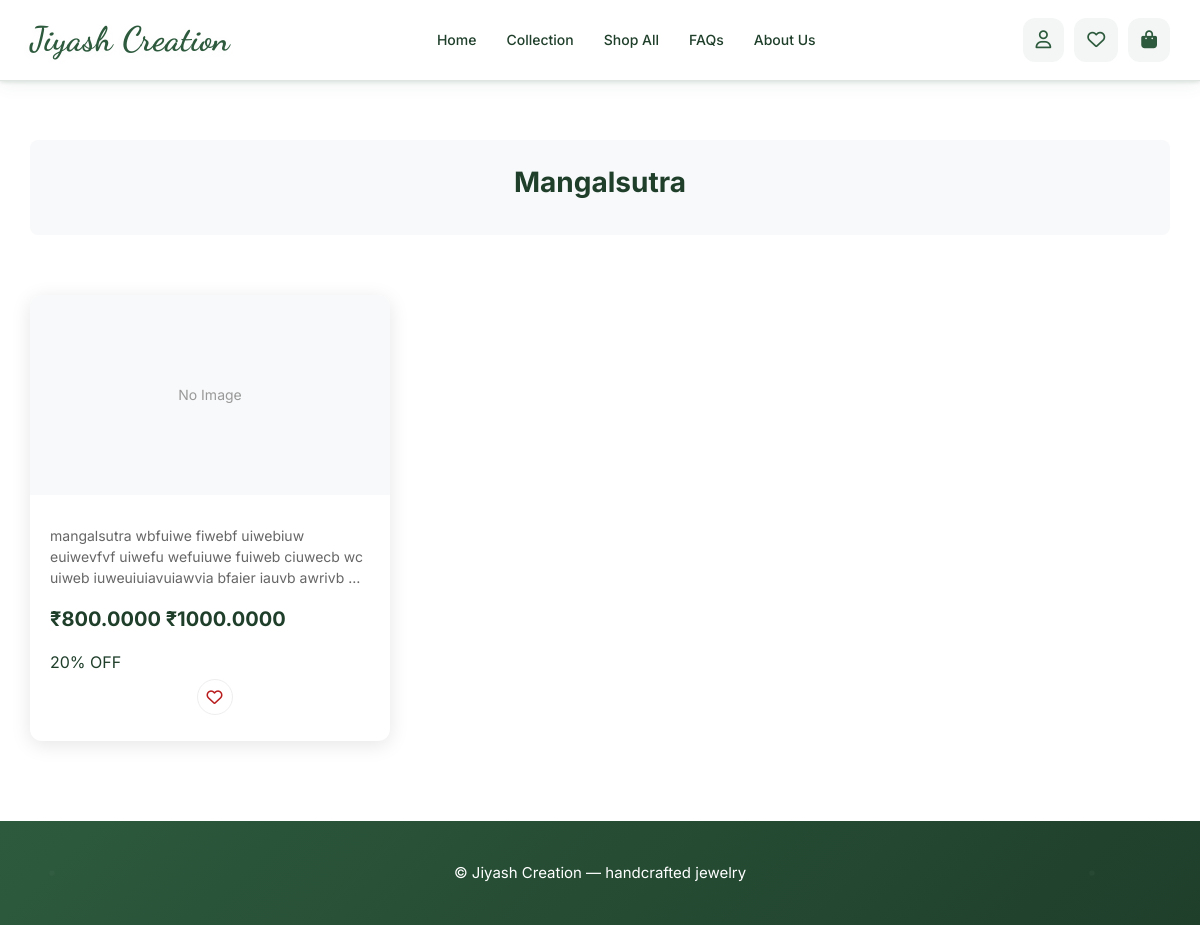
The page /subcategory/imitation/56/ on the database its author committed.
### app/models.py (models this page shows, shortened)
class ImitationSubCategory(models.Model):
    imitation_category = models.ForeignKey(ImitationCategory, on_delete=models.CASCADE, related_name='subcategory', default=1)
    name = models.CharField(max_length=100, default='Unnamed Imitation SubCategory')
    image = models.ImageField(upload_to='imitation_subcategory/', blank=True, null=True)
    is_active = models.BooleanField(default=True)
    class Meta:
        verbose_name = "Imitation SubCategory"
        verbose_name_plural = "Imitation SubCategory"

class ImitationProduct(models.Model):
    name = models.CharField(max_length=200, default='Unnamed Imitation Product')
    description = models.TextField(blank=True, null=True, default='')
    image1 = models.ImageField(upload_to='imitation_products/', blank=True, null=True)
    image2 = models.ImageField(upload_to='imitation_products/', blank=True, null=True)
    image3 = models.ImageField(upload_to='imitation_products/', blank=True, null=True)
    video = models.FileField(upload_to='imitation_products/videos/', blank=True, null=True)
    category = models.ForeignKey(ImitationCategory, on_delete=models.CASCADE, related_name='imitation_products', default=1)
    subcategory = models.ForeignKey(ImitationSubCategory, on_delete=models.CASCADE, related_name='imitation_products', default=1)
    original_price = models.DecimalField(max_digits=12, decimal_places=2, default=0.0)
    selling_price = models.DecimalField(max_digits=12, decimal_places=2, default=0.0)
    weight = models.DecimalField(max_digits=10, decimal_places=2, default=0.0)
    material_details = models.CharField(max_length=100, default='Brass')
    stock_quantity = models.PositiveIntegerField(default=0)
    is_active = models.BooleanField(default=True)
    created_at = models.DateTimeField(default=timezone.now)
    updated_at = models.DateTimeField(auto_now=True)
    objects = ProductManager()
    all_objects = models.Manager()  # Access to all objects including inactive
    class Meta:
        verbose_name = "Imitation Product"
        verbose_name_plural = "Imitation Product"
    @property
    def discount_percentage(self):
        if self.original_price and self.selling_price and self.original_price > self.selling_price:
            return ((self.original_price - self.selling_price) / self.original_price) * 100
        return 0

### app/views.py (the view)
# urls.py: path("subcategory/<str:category_type>/<int:pk>/", views.subcategory_view, name="subcategory"),
def subcategory_view(request, category_type, pk):
    category_models = {
        'gold': (GoldCategory, GoldSubCategory),
        'silver': (SilverCategory, SilverSubCategory),
        'imitation': (ImitationCategory, ImitationSubCategory),
    }
    if category_type not in category_models:
        raise Http404("Invalid category type")
    if category_type not in ProductService.get_active_top_types():
        raise Http404("Invalid category type")
    category_model, subcategory_model = category_models[category_type]
    subcategory = get_object_or_404(subcategory_model, pk=pk, is_active=True)
    product_model = ProductService.PRODUCT_TYPE_MAP.get(category_type)
    products = product_model.objects.select_related('category', 'subcategory').filter(
        subcategory=subcategory,
        is_active=True,
        category__is_active=True,
    ).order_by('-created_at')
    for product in products:
        product.product_type = category_type
    user = get_jwt_user(request)
    products = apply_country_pricing(products, user)
    paginator = Paginator(products, 12)
    page = request.GET.get('page', 1)
    try:
        products = paginator.page(page)
    except (PageNotAnInteger, EmptyPage):
        products = paginator.page(1)
    wishlist_keys = set()
    if user:
        wishlist_keys = WishlistService.get_wishlist_product_keys_for_user_profile(user)
    wishlist_ids = set()
    for product in products:
        from django.contrib.contenttypes.models import ContentType
        try:
            if hasattr(product, 'product_type'):
                model_class = ProductService.PRODUCT_TYPE_MAP.get(product.product_type)
                if model_class:
                    ct = ContentType.objects.get_for_model(model_class)
                    key = (ct.id, product.id)
                    if key in wishlist_keys:
                        wishlist_ids.add(product.id)
        except Exception as e:
            logger.error(f"Error checking wishlist status for product {product.id}: {e}")
            continue
    context = {
        'subcategory': subcategory,
        'products': products,
        'category_type': category_type,
        'wishlist_ids': wishlist_ids,
        'user_country': 'India',
    }
    return render(request, 'app/subcategory.html', context)

### app/context_processors.py (called while the page is built)
def header_categories(request):
    try:
        qs = Category.objects.filter(is_active=True).order_by('name')[:3]
        items = [
            {
                'type': (c.name or '').lower(),
                'name': c.name,
            }
            for c in qs
        ]
    except Exception:
        items = []
    return {'header_categories': items}

### app/managers.py (called while the page is built)
    def active_only(self):
        return self.filter(
            is_active=True,
            category__is_active=True,
            subcategory__is_active=True
        )

    def get_queryset(self):
        return ActiveCategoryQuerySet(self.model, using=self._db).active_only()

### app/views.py (called while the page is built, shortened)
def get_jwt_user(request):
    auth = request.headers.get("Authorization", "") or request.META.get("HTTP_AUTHORIZATION", "")
    token = None
    if auth.startswith("Bearer "):
        token = auth.split(" ", 1)[1].strip()
    if not token:
        token = request.COOKIES.get('jwt_token')
    if not token:
        return None

def get_country_multiplier(user):
    try:
        india_multiplier = CountryMultiplier.objects.filter(country_name='India').first()
        if india_multiplier:
            return india_multiplier.multiplier
        return Decimal('1.0')
    except Exception as e:
        logger.error(f"Error getting country multiplier: {e}")
        return Decimal('1.0')

    @staticmethod
    def get_active_top_types():
        try:
            from .models import Category
            return set(c.name.lower() for c in Category.objects.filter(is_active=True))
        except Exception:
            return {'gold', 'silver', 'imitation'}

### app/templates/app/subcategory.html (shortened to what this page needs)
{% extends "app/base.html" %}
{% block content %}
<div class="subcategory-header">
  <h2>{{ subcategory.name }}</h2>
</div>
<div class="products-grid">
  {% if products %}
    <div class="products-container">
      {% for product in products %}
        <div class="product-card" data-url="{% if product.product_type|default:category_type == 'gold' %}{% url 'app:product_detail_gold' pk=product.id %}{% elif product.product_type|default:category_type == 'silver' %}{% url 'app:product_detail_silver' pk=product.id %}{% elif product.product_type|default:category_type == 'imitation' %}{% url 'app:product_detail_imitation' pk=product.id %}{% else %}{% url 'app:product_detail' product_type=product.product_type|default:category_type pk=product.id %}{% endif %}">
          <div class="product-image">
            {% if product.primary_image_url %}
              <img src="{{ product.primary_image_url }}" alt="{{ product.title }}">
            {% else %}
              <div class="no-image">No Image</div>
            {% endif %}
          </div>
          <div class="product-info">
            <p class="product-description">{{ product.description|truncatewords:15 }}</p>
            <div class="product-price">
              <span class="current-price">₹{{ product.display_selling_price|default:product.selling_price }}</span>
              {% if product.display_discount_percentage|default:product.discount_percentage > 0 %}
                <span class="original-price">₹{{ product.display_original_price|default:product.original_price }}</span>
              {% endif %}
            </div>
            {% if product.display_discount_percentage|default:product.discount_percentage > 0 %}
              <div class="discount-info">
                <span class="discount-badge">{{ product.display_discount_percentage|default:product.discount_percentage|floatformat:0 }}% OFF</span>
              </div>
            {% endif %}
            <div class="product-actions">
                <a href="{% if product.product_type|default:category_type == 'gold' %}{% url 'app:product_detail_gold' pk=product.id %}{% elif product.product_type|default:category_type == 'silver' %}{% url 'app:product_detail_silver' pk=product.id %}{% elif product.product_type|default:category_type == 'imitation' %}{% url 'app:product_detail_imitation' pk=product.id %}{% else %}{% url 'app:product_detail' product_type=product.product_type|default:category_type pk=product.id %}{% endif %}" class="view-product-btn" onclick="event.stopPropagation();">View Product</a>
                <span class="wish-icon" title="Add to Wishlist"
                        data-add-url="{% url 'app:add_to_wishlist' product_type=product.product_type|default:category_type pk=product.id %}"
                        data-remove-url="{% url 'app:remove_from_wishlist' product_type=product.product_type|default:category_type pk=product.id %}"
                        onclick="event.stopPropagation(); toggleWishlist(this)">
                    <i class="fa-regular fa-heart"></i>
                </span>
            </div>
            </div>
          </div>
        </div>
      {% endfor %}
    </div>
  {% else %}
         <div class="no-products">
       <p>No products found in this subcategory.</p>
       <a href="{% url 'app:home' %}" class="back-to-home">Back to Home</a>
     </div>
  {% endif %}
</div>
{% endblock %}

### app/templates/app/base.html (style rules this page uses)
:root { --primary-color: #2d5a3d; --primary-light: #6fbf8f; --primary-dark: #1f3f2b; --primary-bg: #ffffff; --glass-bg: rgba(255, 255, 255, 0.5); --glass-bg-solid: rgba(255, 255, 255, 0.95); --glass-border: rgba(45, 90, 61, 0.15); --shadow-light: rgba(45, 90, 61, 0.08); --shadow-medium: rgba(45, 90, 61, 0.15); --shadow-heavy: rgba(45, 90, 61, 0.25); --text-primary: #1f3f2b; --text-secondary: #4a5568; --text-muted: #718096; --border-light: rgba(45, 90, 61, 0.1); --transition-fast: 0.2s cubic-bezier(0.4, 0, 0.2, 1); --transition-smooth: 0.3s cubic-bezier(0.4, 0, 0.2, 1); --transition-slow: 0.5s cubic-bezier(0.4, 0, 0.2, 1); }
* { margin: 0; padding: 0; box-sizing: border-box; }
html { font-size: 16px; scroll-behavior: smooth; -webkit-font-smoothing: antialiased; -moz-osx-font-smoothing: grayscale; }
body { font-family: 'Inter', sans-serif; line-height: 1.6; color: var(--text-primary); background-color: var(--primary-bg); overflow-x: hidden; position: relative; }
* { transition: all var(--transition-fast); }
*::before, *::after { transition: none; }
body { padding-top: 80px; }
.wish-icon, .wishlist-btn { transition: all 0.3s ease; cursor: pointer; }

### app/templates/app/subcategory.html (style rules this page uses)
.subcategory-header { text-align: center; margin-bottom: 40px; padding: 20px; background: #f8f9fa; border-radius: 8px; }
.subcategory-header h2 { color: var(--primary); margin-bottom: 10px; font-size: 28px; }
.products-grid { max-width: 1200px; margin: 0 auto; }
.products-container { display: grid; grid-template-columns: repeat(auto-fill, minmax(280px, 1fr)); gap: 30px; padding: 20px 0; }
.product-card { background: white; border-radius: 12px; box-shadow: 0 4px 20px rgba(0, 0, 0, 0.1); overflow: hidden; transition: transform 0.3s ease, box-shadow 0.3s ease; }
.product-image { height: 200px; overflow: hidden; background: #f8f9fa; }
.no-image { display: flex; align-items: center; justify-content: center; height: 100%; color: #999; font-size: 14px; }
.product-info { padding: 20px; }
.product-description { color: #666; margin-bottom: 15px; font-size: 14px; line-height: 1.5; }
.product-price { color: var(--accent); font-size: 20px; font-weight: 700; margin-bottom: 15px; }
.view-product-btn { display: inline-block; background: var(--primary); color: white; padding: 10px 20px; text-decoration: none; border-radius: 6px; transition: background 0.3s ease; font-weight: 500; }
.product-card { cursor: pointer; }
.wish-icon { display: inline-flex; align-items: center; justify-content: center; width: 36px; height: 36px; border-radius: 50%; background: #ffffff; border: 1px solid #eee; cursor: pointer; transition: all 0.2s ease; user-select: none; }
.wish-icon i { color: #b91c1c; font-size: 16px; }

### rows shown on the page
ImitationSubCategory: name "Mangalsutra"
ImitationProduct: description "mangalsutra wbfuiwe fiwebf uiwebiuw euiwevfvf uiwefu wefuiuwe fuiweb ciuwecb wc uiweb iuweuiuiavuiawvia bfaier iauvb awrivb …", display_selling_price "800.0000", display_original_price "1000.0000", display_discount_percentage "20"
